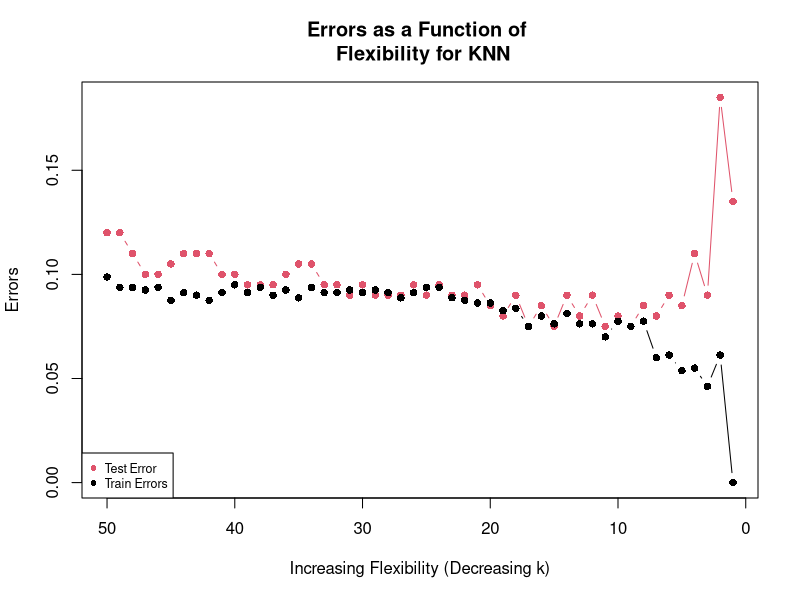
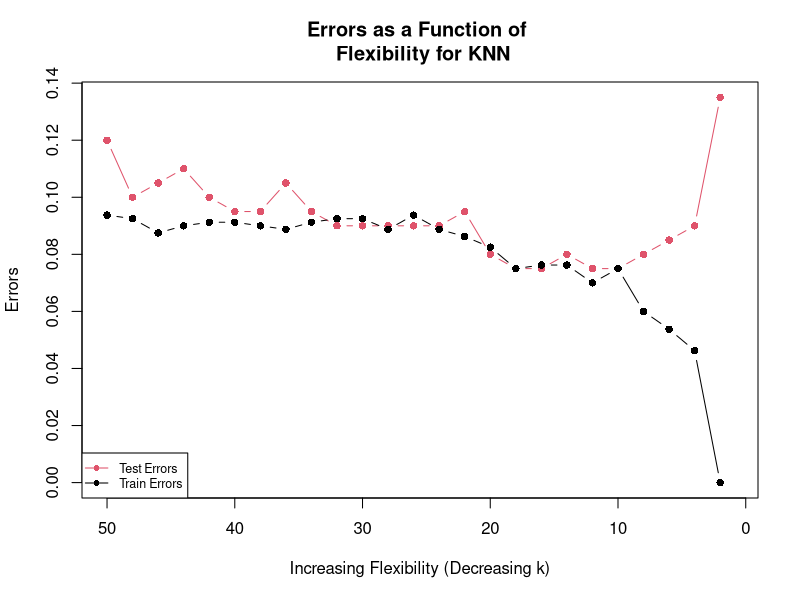

Generate these figures, in order, with R:
rm (list = ls())
library(tidyverse)
library(FNN)

mydata <- read.csv("gymData.csv")
str(mydata)
mydata$Enroll <- factor(mydata$Enroll)
contrasts(mydata$Enroll)
head(mydata)

# Scale the predictor variables
mydata[2:4] <- scale(mydata[2:4])
head(mydata)

# Partition the data frame
set.seed(123) 
mydata <- mutate(mydata, id=1:nrow(mydata)) 
t_prop <- 0.8
train <- slice_sample(mydata, n = t_prop*nrow(mydata), replace=FALSE)
test <- anti_join(mydata, train, by = 'id') 
train <- select(train, -id)
test <- select(test, -id)
set.seed(seed=NULL) # release the seed and set it to be random 

train.x <- train[2:4]
train.y <- train$Enroll

test.x <- test[2:4]
test.y <- test$Enroll

###################################
#####LOGISTIC REGRESSION###########
set.seed(123)
glm.fit = glm(Enroll ~.,family=binomial, data=train)
summary(glm.fit)

glm.probs<-predict(glm.fit,newdata = test,type="response")   

glm.pred<-rep(0, nrow(test))
glm.pred[glm.probs>.5]<- 1

mean(glm.pred != test.y)

###################################
######### KNN #####################
## I pick k = 5
knn.pred <- knn(train.x, test.x, train.y, 5)
sum(test.y != knn.pred) / length(knn.pred)
# Implement KNN for k = 1,2,3,..., 50
set.seed(123)
biggestk <- 50
kset <- seq(1:biggestk)
test.errors <- rep(0, length(kset))           
for(k in kset) {
  knn.pred <- knn(train.x, test.x, train.y, k = k)
  test.errors[k] <- sum(test.y != knn.pred) / length(knn.pred)
}
## Find the lowest error and the associated k value
minerror <- min(test.errors)
bestk <- kset[which.min(test.errors)]
print(paste("Best test k is", bestk, "with a test error rate of", minerror))

############################################################################
####################### End of Parts 1, 2 and 3 ############################
############################################################################

################################################################
### Create confusion matrix for both knn and logistic regression
# Re-run the knn model with best k to obtain the predictions with the best k
knn.pred <- knn(train.x, test.x, train.y, k = bestk)
knn.table<-table(test.y,knn.pred)
knn.table
(knn.table[1,2]+knn.table[2,1])/ sum(knn.table)

# Create confusion matrix for the logistic regression
glm.table<-table(test.y, glm.pred)
glm.table
(glm.table[1,2]+glm.table[2,1])/ sum(glm.table)

######################################################
### Analyze error rates for the test set and train set
## Use KNN to make a classification for the train data
set.seed(123)
train.errors <- rep(0, length(kset))
for(k in kset) {
  knn.pred <- knn(train.x, train.x, train.y, k = k)
  train.errors[k] <- sum(train.y != knn.pred) / length(knn.pred)
}
### Plot the graph k vs error rate
# This is just for demonstration purposes.
# You are not expected to create this in the assignment or exam
plot(NULL, NULL, type='n', xlim=c(biggestk, 1), ylim=c(0,max(c(test.errors, train.errors))), xlab='Increasing Flexibility (Decreasing k)',ylab='Errors', main='Errors as a Function of \n Flexibility for KNN')
lines(seq(biggestk, 1,by = -1), test.errors[length(test.errors):1], type='b', col=2, pch=16)
lines(seq(biggestk, 1 , by = -1), train.errors[length(train.errors):1], type='b', col=1, pch=16)
legend("bottomleft", legend = c("Test Error", "Train Errors"), col=c(2, 1), cex=.75, pch=16)

#########################################
#### Making predictions with odd k's ####
## Loop through odd k's, recording test and train errors
set.seed(123)
biggestk <- 50            
kset <- seq(1, biggestk, by = 2)
train.errors <- rep(0, length(kset))
test.errors <- rep(0, length(kset))           
for(k in kset) {
  knn.pred <- knn(train.x, test.x, train.y,k = k)
  test.errors[k%/%2 + 1] <- sum(test.y != knn.pred) / length(knn.pred)
}
for(k in kset) {
  knn.pred <- knn(train.x, train.x, train.y, k = k)
  train.errors[k%/%2 + 1] <- sum(train.y != knn.pred) / length(knn.pred)
}

### Plot the graph k vs error rate
# This is just for demonstration purposes.
# You are not expected to create this in the assignment or exam
plot(NULL, NULL, type='n', xlim=c(biggestk, 1), ylim=c(0,max(c(test.errors, train.errors))), xlab='Increasing Flexibility (Decreasing k)',ylab='Errors', main='Errors as a Function of \n Flexibility for KNN')
lines(seq(biggestk, 1,by = -2), test.errors[length(test.errors):1], type='b', col=2, pch=16)
lines(seq(biggestk, 1 , by = -2), train.errors[length(train.errors):1], type='b', col=1, pch=16)
legend("bottomleft", legend = c("Test Errors", "Train Errors"), col=c(2, 1), cex=.75, pch=16, lty=1)
